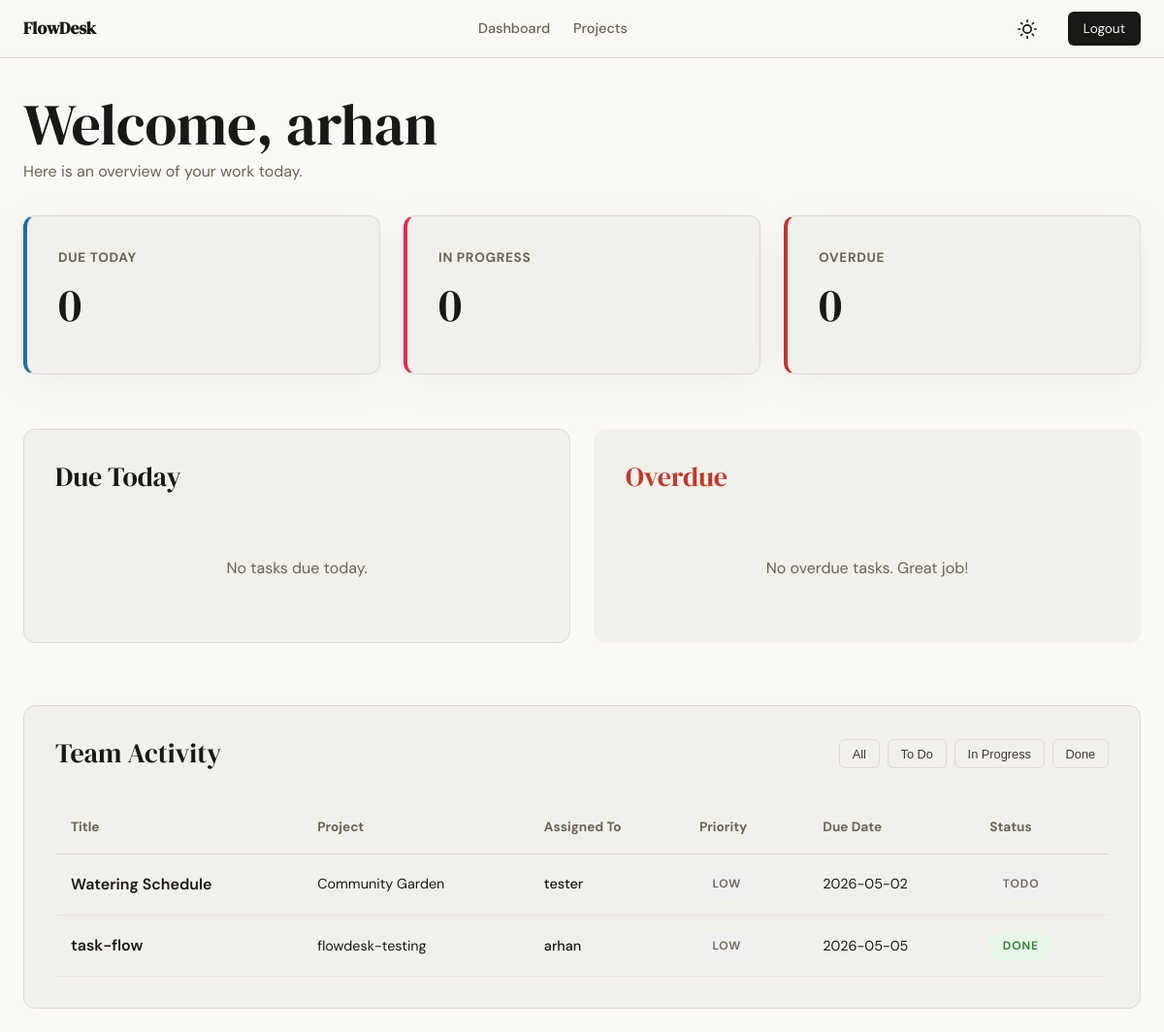
Page /dashboard (signed in) on the committed database.
### app/models.py (models this page shows, shortened)
class User(db.Model, UserMixin):
    id = db.Column(db.Integer, primary_key=True)
    username = db.Column(db.String(80), unique=True, nullable=False)
    email = db.Column(db.String(120), unique=True, nullable=False)
    password_hash = db.Column(db.String(256), nullable=False)
    created_at = db.Column(db.DateTime, default=lambda: datetime.now(timezone.utc))
    owned_projects = db.relationship('Project', backref='owner', lazy=True)
    project_memberships = db.relationship('ProjectMember', backref='user', lazy=True)
    created_tasks = db.relationship('Task', foreign_keys='Task.created_by', backref='creator', lazy=True)
    assigned_tasks = db.relationship('Task', foreign_keys='Task.assigned_to', backref='assignee', lazy=True)

class Task(db.Model):
    id = db.Column(db.Integer, primary_key=True)
    title = db.Column(db.String(200), nullable=False)
    description = db.Column(db.Text)
    status = db.Column(db.Enum('todo', 'in_progress', 'done', name='task_status'), default='todo')
    priority = db.Column(db.Enum('low', 'medium', 'high', name='task_priority'), default='medium')
    due_date = db.Column(db.Date)
    created_at = db.Column(db.DateTime, default=lambda: datetime.now(timezone.utc))
    updated_at = db.Column(db.DateTime, default=lambda: datetime.now(timezone.utc), onupdate=lambda: datetime.now(timezone.utc))
    project_id = db.Column(db.Integer, db.ForeignKey('project.id'), nullable=False)
    created_by = db.Column(db.Integer, db.ForeignKey('user.id'), nullable=False)
    assigned_to = db.Column(db.Integer, db.ForeignKey('user.id'))

class Project(db.Model):
    id = db.Column(db.Integer, primary_key=True)
    name = db.Column(db.String(120), nullable=False)
    description = db.Column(db.Text)
    created_at = db.Column(db.DateTime, default=lambda: datetime.now(timezone.utc))
    owner_id = db.Column(db.Integer, db.ForeignKey('user.id'), nullable=False)
    members = db.relationship('ProjectMember', backref='project', lazy=True, cascade='all, delete-orphan')
    tasks = db.relationship('Task', backref='project', lazy=True, cascade='all, delete-orphan')

### app/dashboard/routes.py (the view)
@dashboard.route('/dashboard')
@login_required
def index():
    today = date.today()
    tasks_today = Task.query.filter(
        and_(Task.assigned_to == current_user.id, Task.due_date == today, Task.status != 'done')
    ).all()
    in_progress_count = Task.query.filter(
        and_(Task.assigned_to == current_user.id, Task.status == 'in_progress')
    ).count()
    overdue_tasks = Task.query.filter(
        and_(Task.assigned_to == current_user.id, Task.due_date < today, Task.status != 'done')
    ).all()
    user_project_ids = [m.project_id for m in current_user.project_memberships]
    team_tasks = Task.query.filter(Task.project_id.in_(user_project_ids)).order_by(Task.due_date.asc().nullslast()).all()
    return render_template(
        'dashboard/index.html',
        tasks_today=tasks_today,
        in_progress_count=in_progress_count,
        overdue_tasks=overdue_tasks,
        all_my_tasks=team_tasks
    )

### app/templates/dashboard/index.html (shortened to what this page needs)
{% extends "base.html" %}
{% block content %}
<header class="mb-4">
    <h1>Welcome, {{ current_user.username }}</h1>
    <p class="text-muted">Here is an overview of your work today.</p>
</header>
<section class="grid-3 mb-4" style="display: grid; grid-template-columns: repeat(auto-fit, minmax(280px, 1fr)); gap: 1.5rem;">
    <div class="card card-shadow" style="background-color: var(--paper-warm); border-left: 4px solid var(--info);">
        <h5 class="text-muted" style="font-size: 0.85rem; text-transform: uppercase; letter-spacing: 0.05em;">Due Today</h5>
        <p style="font-size: 3rem; font-family: var(--font-display);">{{ tasks_today|length }}</p>
    </div>
    <div class="card card-shadow" style="background-color: var(--paper-warm); border-left: 4px solid var(--accent);">
        <h5 class="text-muted" style="font-size: 0.85rem; text-transform: uppercase; letter-spacing: 0.05em;">In Progress</h5>
        <p style="font-size: 3rem; font-family: var(--font-display);">{{ in_progress_count }}</p>
    </div>
    <div class="card card-shadow" style="background-color: var(--paper-warm); border-left: 4px solid var(--danger);">
        <h5 class="text-muted" style="font-size: 0.85rem; text-transform: uppercase; letter-spacing: 0.05em;">Overdue</h5>
        <p style="font-size: 3rem; font-family: var(--font-display);">{{ overdue_tasks|length }}</p>
    </div>
</section>
<div style="display: grid; grid-template-columns: repeat(auto-fit, minmax(400px, 1fr)); gap: 1.5rem; margin-bottom: 2.5rem;">
    <div class="card">
        <h3 class="mb-4">Due Today</h3>
        <div style="display: flex; flex-direction: column; gap: 1rem;">
            {% for task in tasks_today %}
                <a href="{{ url_for('tasks.detail', id=task.id) }}" class="flex-between" style="padding: 1rem; border: 1px solid var(--border-soft); border-radius: var(--radius-sm);">
                    <div>
                        <h6 style="font-weight: 600;">{{ task.title }}</h6>
                        <small class="text-muted">{{ task.project.name }}</small>
                    </div>
                    <span class="badge badge-{{ task.priority }}">{{ task.priority }}</span>
                </a>
            {% else %}
                <p class="text-muted" style="text-align: center; padding: 2rem;">No tasks due today.</p>
            {% endfor %}
        </div>
    </div>
    <div class="card" style="border-color: var(--danger-light);">
        <h3 class="mb-4" style="color: var(--danger);">Overdue</h3>
        <div style="display: flex; flex-direction: column; gap: 1rem;">
            {% for task in overdue_tasks %}
                <a href="{{ url_for('tasks.detail', id=task.id) }}" class="flex-between overdue-row" style="padding: 1rem; border-radius: var(--radius-sm);">
                    <div>
                        <h6 style="font-weight: 600;">{{ task.title }}</h6>
                        <small style="opacity: 0.8;">{{ task.project.name }}</small>
                    </div>
                    <span style="font-weight: 600; font-size: 0.8rem;">{{ task.due_date.strftime('%b %d') }}</span>
                </a>
            {% else %}
                <p class="text-muted" style="text-align: center; padding: 2rem;">No overdue tasks. Great job!</p>
            {% endfor %}
        </div>
    </div>
</div>
<div class="card">
    <div class="flex-between mb-4">
        <h3>Team Activity</h3>
        <div style="display: flex; gap: 0.5rem;">
            <button class="btn btn-ghost filter-btn active" style="padding: 0.4rem 0.8rem; font-size: 0.8rem;" onclick="filterTasks('all')">All</button>
            <button class="btn btn-ghost filter-btn" style="padding: 0.4rem 0.8rem; font-size: 0.8rem;" onclick="filterTasks('todo')">To Do</button>
            <button class="btn btn-ghost filter-btn" style="padding: 0.4rem 0.8rem; font-size: 0.8rem;" onclick="filterTasks('in_progress')">In Progress</button>
            <button class="btn btn-ghost filter-btn" style="padding: 0.4rem 0.8rem; font-size: 0.8rem;" onclick="filterTasks('done')">Done</button>
        </div>
    </div>
    <div style="overflow-x: auto;">
        <table style="width: 100%; border-collapse: collapse; text-align: left;">
            <thead>
                <tr style="border-bottom: 1px solid var(--border); color: var(--ink-muted); font-size: 0.85rem;">
                    <th style="padding: 1rem;">Title</th>
                    <th style="padding: 1rem;">Project</th>
                    <th style="padding: 1rem;">Assigned To</th>
                    <th style="padding: 1rem;">Priority</th>
                    <th style="padding: 1rem;">Due Date</th>
                    <th style="padding: 1rem;">Status</th>
                </tr>
            </thead>
            <tbody>
                {% for task in all_my_tasks %}
                    <tr class="task-row" data-status="{{ task.status }}" style="border-bottom: 1px solid var(--border-soft);">
                        <td style="padding: 1rem;">
                            <a href="{{ url_for('tasks.detail', id=task.id) }}" style="color: var(--ink); font-weight: 600;">
                                {{ task.title }}
                            </a>
                        </td>
                        <td style="padding: 1rem; font-size: 0.9rem;">{{ task.project.name }}</td>
                        <td style="padding: 1rem; font-size: 0.9rem;">
                            <span style="font-weight: 500;">{{ task.assignee.username if task.assigned_to else 'Unassigned' }}</span>
                        </td>
                        <td style="padding: 1rem;">
                            <span class="badge badge-{{ task.priority }}">{{ task.priority }}</span>
                        </td>
                        <td style="padding: 1rem; font-size: 0.9rem;">{{ task.due_date.strftime('%Y-%m-%d') if task.due_date else '-' }}</td>
                        <td style="padding: 1rem;">
                            <span class="badge badge-{{ task.status }}">{{ task.status|replace('_', ' ') }}</span>
                        </td>
                    </tr>
                {% else %}
                    <tr>
                        <td colspan="6" style="text-align: center; padding: 3rem; color: var(--ink-faint);">No team activity found in your projects.</td>
                    </tr>
                {% endfor %}
            </tbody>
        </table>
    </div>
</div>
{% endblock %}

### app/static/css/style.css (style rules this page uses)
:root { --ink: #1a1816; --ink-soft: #3d3a36; --ink-muted: #6b6357; --ink-faint: #9a9088; --paper: #faf9f5; --paper-warm: #f2f0eb; --paper-card: #f2f0eb; --accent: #E52b50; --accent-light: #fdecea; --danger: #c0392b; --danger-light: #fdecea; --success: #2e7d32; --success-light: #e8f5e9; --info: #1a6fa8; --info-light: #e8f4fd; --warning: #b8860b; --warning-light: #fff8e1; --border: #dcdad2; --border-soft: #e8e6df; --font-display: 'DM Serif Display', Georgia, serif; --font-body: 'DM Sans', system-ui, sans-serif; --max-width: 1200px; --auth-width: 440px; --radius-sm: 6px; --radius-md: 12px; --radius-lg: 20px; }
* { box-sizing: border-box; margin: 0; padding: 0; }
body { font-family: var(--font-body); background-color: var(--paper); color: var(--ink); line-height: 1.6; transition: background-color 0.3s, color 0.3s; min-height: 100vh; }
h1, h2, h3, h4, .display-font { font-family: var(--font-display); font-weight: 400; line-height: 1.2; }
h1 { font-size: clamp(2.5rem, 5vw, 4rem); }
h3 { font-size: 1.75rem; }
a { color: var(--accent); text-decoration: none; transition: 0.2s ease; }
.btn { display: inline-block; padding: 0.65rem 1.5rem; font-size: 0.9rem; font-weight: 500; border-radius: var(--radius-sm); cursor: pointer; transition: 0.2s ease; border: none; text-align: center; }
.btn-ghost { background-color: transparent; border: 1px solid var(--border); color: var(--ink-soft); }
.card { background-color: var(--paper-card); border: 1px solid var(--border); border-radius: var(--radius-md); padding: 2rem; margin-bottom: 1.5rem; }
.card-shadow { box-shadow: 0 8px 40px rgba(0,0,0,0.06); }
::placeholder { color: var(--ink-faint); }
.badge { display: inline-block; padding: 0.35rem 0.85rem; border-radius: 999px; font-size: 0.75rem; font-weight: 600; letter-spacing: 0.08em; text-transform: uppercase; }
.badge-low { background-color: #f0f0f0; color: var(--ink-muted); }
.badge-todo { background-color: #f0f0f0; color: var(--ink-muted); }
.badge-done { background-color: #e8f5e9; color: #2e7d32; }
.text-muted { color: var(--ink-muted); }
.mb-4 { margin-bottom: 2rem; }
.flex-between { display: flex; justify-content: space-between; align-items: center; }

### rows in the picture
User: username "arhan"
Task: title "Watering Schedule", project.name "Community Garden", assignee "tester", priority "LOW", due_date "2026-05-02", status "TODO"
Task: title "task-flow", project.name "flowdesk-testing", assignee "arhan", priority "LOW", due_date "2026-05-05", status "DONE"

### other values in the picture
{{ tasks_today|length }} "0"
{{ in_progress_count }} "0"
{{ overdue_tasks|length }} "0"
